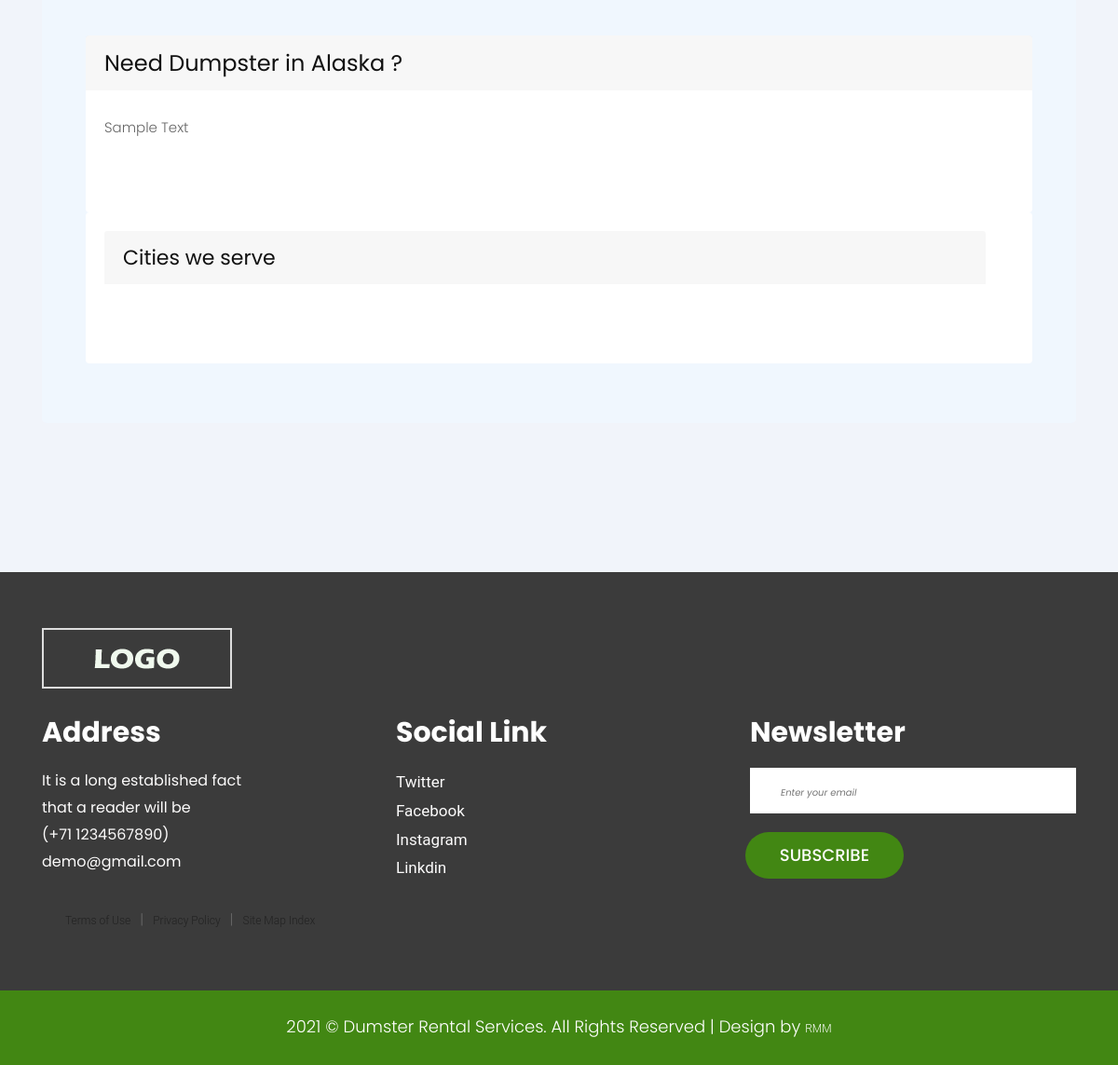
The app's page /alaska (lower part), older data.
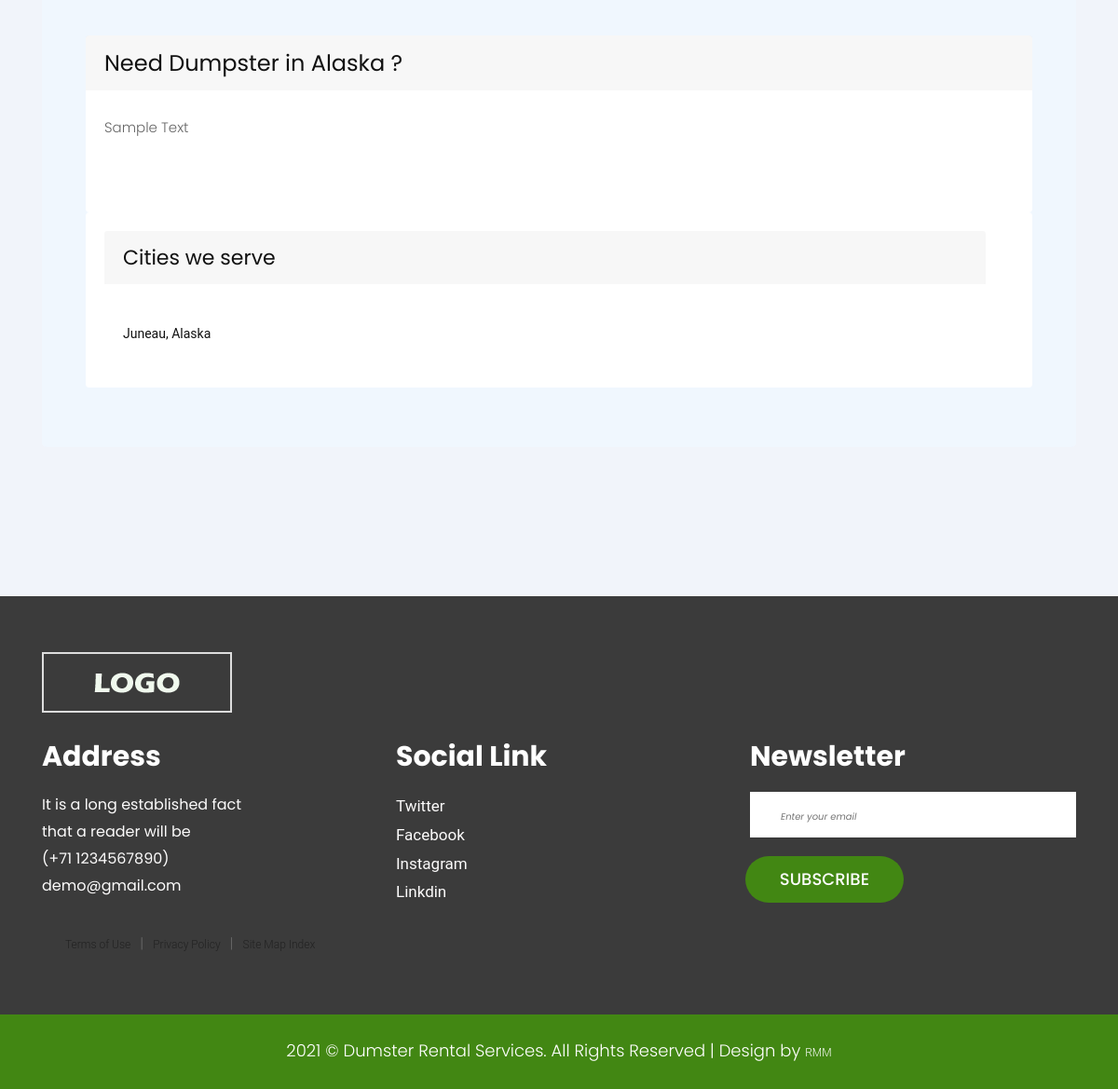
The same page, newer data.
### state/models.py (models this page shows, shortened)
class City(models.Model):
    city_name   = models.CharField(max_length=50)
    state_name  = models.ForeignKey('state.State', on_delete=models.CASCADE, related_name='cities')
    zip         = models.CharField(max_length=10)
    city_detail = RichTextField(blank=True, null=True)
    slug        = models.SlugField(null=False, unique=True)
    class Meta:
        verbose_name_plural = "cities"
    def get_absolute_url(self):
        return reverse('city_detail', kwargs={'slug': self.slug, 'state': self.state_name})

class State(models.Model):
    name        = models.CharField(max_length=100, unique=True)
    abbvr       = models.CharField(max_length=2, unique=True)
    article     = RichTextField(blank=True, null=True)
    slug        = models.SlugField(null=False, unique=True)
    def __str__(self):
        return self.name

### pages/views.py (the view)
# urls.py: path('<slug:slug>', StateDetailView.as_view(), name='state_detail'),
class StateDetailView(DetailView):
    context_object_name = 'state_detail_city'
    template_name = 'state_detail.html'
    queryset = State.objects.all()
    def get_context_data(self, **kwargs):
        context = super(StateDetailView, self).get_context_data(**kwargs)
        context['states'] = State.objects.all()
        context['cities'] = City.objects.all()
        return context

### templates/state_detail.html (shortened to what this page needs)
{% extends 'base.html' %}
{% block content %}
<section>
  <div class="container py-5">
    <div class="container jumbotron" id="jumbo">
      <div class="row">
        <div class="col-md-12">
          <div class="titlepage">
            <br>
            <br><br>
          </div>
        </div>
      </div>
      <div class="container">
        <div class="card border-0 ">
          <h1 class="card-header border-0">Need Dumpster in {{ object.name }} ?</h1>
          <div class="card-body">
            <p class="card-text">{{ object.article|safe }}</p> <br> <br>
          </div>
        </div>
        <div class="card border-0 ">
          <div class="container row card-body">
            <div class="container ">
              <h2 class="card-header border-0">Cities we serve</h2> <br>
            </div>
            <div class="container ">
              <div class="row card-body">
                {% for city in object.cities.all  %}
                {% if forloop.first %}
                <div style="float:left;" class="col-md-4">
                  {% endif %}
                  <li>
                    <a href="{{ city.get_absolute_url }}">
                      <h5>
                        {{ city.city_name }}, {{ city.state_name }}
                      </h5>
                    </a>
                  </li>
                  {% if forloop.last %}
                </div>
                {% endif %}
                {% endfor %}
              </div>
            </div>
          </div>
        </div>
      </div>
    </div>
  </div>
</section>
{% endblock content %}

Row changes from the older to the newer data that the page shows:
added City: city_name "Juneau", state_name "Alaska"
